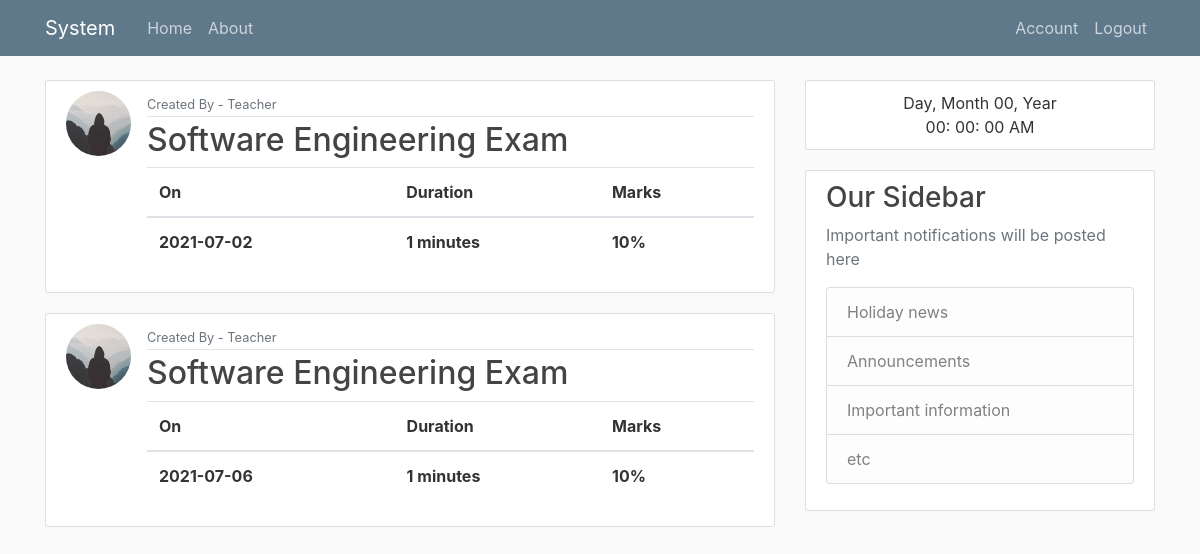
The page /previous_exam (signed in) on the database its author committed.
### system/models.py (models this page shows, shortened)
class Exam(db.Model):
    id = db.Column(db.Integer, primary_key=True)
    topic = db.Column(db.String(20), nullable=False)
    start_time = db.Column(db.DateTime, nullable=False, default=datetime.utcnow()+timedelta(hours=6.5))
    duration = db.Column(db.Integer, nullable=False)
    marks = db.Column(db.Integer, nullable=False)
    exam_code = db.Column(db.String(10), nullable=False)
    questions = db.Column(db.String(20), nullable=False)
    user_id = db.Column(db.Integer, db.ForeignKey('user.id'), nullable=False)

class User(db.Model, UserMixin):
    id = db.Column(db.Integer, primary_key=True)
    username = db.Column(db.String(20), unique=True, nullable=False)
    email = db.Column(db.String(120), unique=True, nullable=False)
    image_file = db.Column(db.String(20), nullable=False, default='default.jpg')
    encoding_file = db.Column(db.String(20), nullable=True)
    user_access = db.Column(db.Boolean, default=False)
    password = db.Column(db.String(60), nullable=False)
    posts = db.relationship('Exam', backref='author', lazy=True)

### system/routes.py (the view)
@app.route("/previous_exam")
@login_required
def previous_exam():
    if current_user.user_access:
        exams = Exam.query.order_by(Exam.start_time)
        return render_template('previous_exam.html', exams=exams)
    else:
        return abort(403)

### system/models.py (called while the page is built)
@login_manager.user_loader
def load_user(user_id):
    return User.query.get(int(user_id))

### system/templates/previous_exam.html
{% extends "layout.html" %}
{% block content %}
{% for exam in exams %}
    <article class="media content-section">
        <img class="rounded-circle article-img" src="{{ url_for('static', filename='profile_pics/' + exam.author.image_file) }}">
        <div class="media-body">
            <div class="article-metadata">
                <small class="text-muted">Created By - {{ exam.author.username }}</small>
            </div>
            <a class="article-title" href="{{ url_for('join_exam', exam_id=exam.id) }}"><h2>{{ exam.topic }} Exam</h2></a>
            <table class="table">
                <thead>
                    <tr>
                        <th>On</th>
                        <th>Duration</th>
                        <th>Marks</th>
                    </tr>
                </thead>
                <tbody>
                    <tr>
                        <th>{{ exam.start_time.strftime('%Y-%m-%d') }}</th>
                        <th>{{ exam.duration }} minutes</th>
                        <th>{{ exam.marks }}%</th>
                    </tr>
                </tbody>
            </table>
        </div>
    </article>
    {% endfor %}
{% endblock %}

### system/templates/layout.html (shortened to what this page needs)
<!DOCTYPE html>
<html>
<head>
    <link rel="stylesheet" href="https://maxcdn.bootstrapcdn.com/bootstrap/4.0.0/css/bootstrap.min.css">
    <link rel="stylesheet" type="text/css" href="{{ url_for('static', filename='main.css') }}">
</head>
<body onload="init_clock()">
    <header class="site-header">
      <nav class="navbar navbar-expand-md navbar-dark bg-steel fixed-top">
        <div class="container">
          <a class="navbar-brand mr-4" href="/">System</a>
          <div class="collapse navbar-collapse" id="navbarToggle">
            <div class="navbar-nav mr-auto">
              <a class="nav-item nav-link" href="{{ url_for('home') }}">Home</a>
              <a class="nav-item nav-link" href="{{ url_for('about') }}">About</a>
            </div>
            <div class="navbar-nav">
              {% if current_user.is_authenticated %}
                <a class="nav-item nav-link" href="{{ url_for('account') }}">Account</a>
                <a class="nav-item nav-link" href="{{ url_for('logout') }}">Logout</a>
              {% else %}
                <a class="nav-item nav-link" href="{{ url_for('login') }}">Login</a>
                <a class="nav-item nav-link" href="{{ url_for('register') }}">Register</a>
              {% endif %}
            </div>
          </div>
        </div>
      </nav>
    </header>
    <main role="main" class="container">
      <div class="row">
        <div class="col-md-8">
          {% block content %}{% endblock %}
        </div>
        <div class="col-md-4">
          <div class="content-section">
            <div class="datetime text-center">
              <div class="date">
                <span id="dayname">Day</span>,
                <span id="month">Month</span>
                <span id="daynum">00</span>,
                <span id="year">Year</span>
              </div>
              <div class="time">
                <span id="hour">00</span>:
                <span id="minutes">00</span>:
                <span id="seconds">00</span>
                <span id="period">AM</span>
              </div>
            </div>
          </div>
          <div class="content-section">
            <h3>Our Sidebar</h3>
            <p class='text-muted'>Important notifications will be posted here
              <ul class="list-group">
                <li class="list-group-item list-group-item-light">Holiday news</li>
                <li class="list-group-item list-group-item-light">Announcements</li>
                <li class="list-group-item list-group-item-light">Important information</li>
                <li class="list-group-item list-group-item-light">etc</li>
              </ul>
            </p>
          </div>
        </div>
      </div>
    </main>
</body>
</html>

### system/static/main.css (style rules this page uses)
body { background: #fafafa; color: #333333; margin-top: 5rem; }
h1, h2, h3, h4, h5, h6 { color: #444444; }
.bg-steel { background-color: #5f788a; }
.site-header .navbar-nav .nav-link { color: #cbd5db; }
.content-section { background: #ffffff; padding: 10px 20px; border: 1px solid #dddddd; border-radius: 3px; margin-bottom: 20px; }
.article-title { color: #444444; }
.article-img { height: 65px; width: 65px; margin-right: 16px; }
.article-metadata { padding-bottom: 1px; margin-bottom: 4px; border-bottom: 1px solid #e3e3e3 }

### rows shown on the page
Exam: image_file (placeholder picture), author.username "Teacher", topic "Software Engineering", start_time "2021-07-02", duration "1", marks "10"
Exam: image_file (placeholder picture), author.username "Teacher", topic "Software Engineering", start_time "2021-07-06", duration "1", marks "10"
